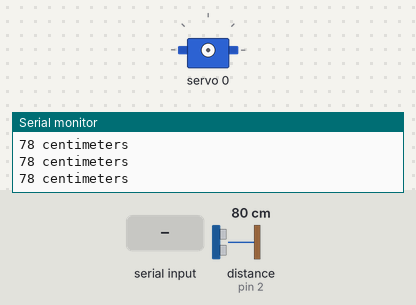
Simulated run of this sketch. Board: Arduino Uno, built with avr-gcc and run on an emulated ATmega328P. On the bench: servo, the last lines printed to the serial monitor. Wiring (inferred from the names in the program): ultrasonic range finder: trigger pin 4; echo pin 2. The test bench sets the inputs (shaded band); at power-on: distance to the obstacle (sensor on pin 2) 80 cm. The echo pulse lasts 58.3 µs per cm.

Above: at 1.2 s.
1.3 s: "2" received over Serial
At 2.2 s:
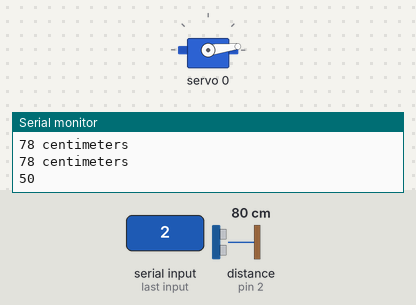
6.2 s: "8" received over Serial
9.6 s: "2" received over Serial
At 10.6 s:
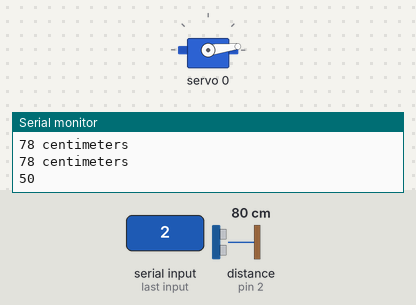
Timing chart, 0 to 12.6 s (numbered marks = the images above; inputs shaded):
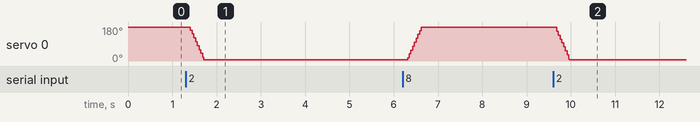

The sketch:

sketch_apr07a.ino
```cpp
#include <Wire.h>
#include <Adafruit_PWMServoDriver.h>


Adafruit_PWMServoDriver pwm = Adafruit_PWMServoDriver();
// called this way, it uses the default address 0x40
//Adafruit_PWMServoDriver pwm = Adafruit_PWMServoDriver(0x41);

#define SERVOMIN  150 // this is the 'minimum' pulse length count (out of 4096)
#define SERVOMAX  600 // this is the 'maximum' pulse length count (out of 4096)

const uint8_t trigPin = 4;
const uint8_t echoPin = 2;

int incomingByte = 0;

// our servo # counter
uint8_t servonum = 0;

void setup() {
  Serial.begin(9600);
  pwm.begin();
  pwm.setPWMFreq(60);  // Analog servos run at ~60 Hz updates
}

void setServoPulse(uint8_t n, double pulse) {
  double pulselength;

  pulselength = 1000000;   // 1,000,000 us per second
  pulselength /= 60;   // 60 Hz
  Serial.print(pulselength); Serial.println(" us per period");
  pulselength /= 4096;  // 12 bits of resolution
  Serial.print(pulselength); Serial.println(" us per bit");
  pulse *= 1000;
  pulse /= pulselength;
  Serial.println(pulse);
  pwm.setPWM(n, 0, pulse);
}

void loop() {

        if (Serial.available() > 0)
	{

                incomingByte = Serial.read();
                Serial.println(incomingByte);
		switch (incomingByte)
		{
			case 50: for (uint16_t pulselen = SERVOMAX; pulselen > SERVOMIN; pulselen--) { pwm.setPWM(servonum, 0, pulselen); } break;
			case 56: for (uint16_t pulselen = SERVOMIN; pulselen < SERVOMAX; pulselen++) { pwm.setPWM(servonum, 0, pulselen); } break;
			default: delay(500);
		}
                delay(1000);
        } else {

  uint32_t duration; // duration of the round trip
  uint32_t cm;        // distance of the obstacle

  // The sensor is triggered by a HIGH pulse of 10 or more microseconds.
  // Give a short LOW pulse beforehand to ensure a clean HIGH pulse:
  pinMode(trigPin, OUTPUT);
  digitalWrite(trigPin, LOW);
  delayMicroseconds(3);


  // Start trigger signal


  digitalWrite(trigPin, HIGH);
  delayMicroseconds(10);
  digitalWrite(trigPin, LOW);

  // Read the signal from the sensor: a HIGH pulse whose
  // duration is the time (in microseconds) from the sending
  // of the ping to the reception of its echo off of an object.

  pinMode(echoPin, INPUT);
  duration = pulseIn(echoPin, HIGH);

  // convert the time into a distance
  cm = (uint32_t)((duration<<4)+duration)/1000.0; // cm = 17 * duration/1000

  Serial.print(cm);
  Serial.print(" centimeters");
  Serial.println();
  delay(100);

	}
}
```

Measured:
- after the input at 1.3 s, servo 0: moves from 180° to 7° over 0.30 s, starting after 0.11 s
- after the input at 9.6 s, servo 0: moves from 180° to 7° over 0.29 s, starting after 0.08 s
